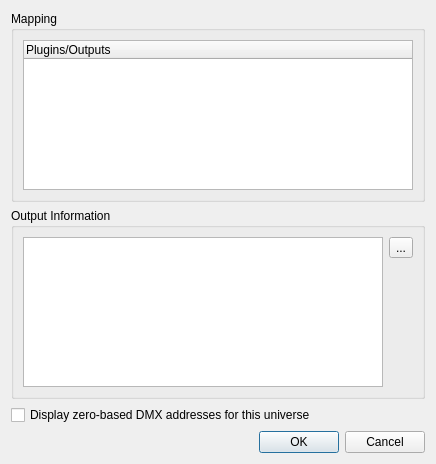
<?xml version="1.0" encoding="UTF-8"?>
<ui version="4.0">
 <class>OutputPatchEditor</class>
 <widget class="QDialog" name="OutputPatchEditor">
  <property name="geometry">
   <rect>
    <x>0</x>
    <y>0</y>
    <width>436</width>
    <height>464</height>
   </rect>
  </property>
  <property name="windowTitle">
   <string>Output patch editor</string>
  </property>
  <layout class="QVBoxLayout" name="verticalLayout_2">
   <item>
    <widget class="QGroupBox" name="m_mappingGroup">
     <property name="sizePolicy">
      <sizepolicy hsizetype="Preferred" vsizetype="Expanding">
       <horstretch>0</horstretch>
       <verstretch>0</verstretch>
      </sizepolicy>
     </property>
     <property name="title">
      <string>Mapping</string>
     </property>
     <layout class="QVBoxLayout" name="verticalLayout">
      <item>
       <widget class="QTreeWidget" name="m_tree">
        <property name="sizePolicy">
         <sizepolicy hsizetype="Expanding" vsizetype="Expanding">
          <horstretch>0</horstretch>
          <verstretch>0</verstretch>
         </sizepolicy>
        </property>
        <property name="allColumnsShowFocus">
         <bool>true</bool>
        </property>
        <column>
         <property name="text">
          <string>Plugins/Outputs</string>
         </property>
        </column>
       </widget>
      </item>
     </layout>
    </widget>
   </item>
   <item>
    <widget class="QGroupBox" name="m_infoGroup">
     <property name="sizePolicy">
      <sizepolicy hsizetype="Preferred" vsizetype="Expanding">
       <horstretch>0</horstretch>
       <verstretch>0</verstretch>
      </sizepolicy>
     </property>
     <property name="title">
      <string>Output Information</string>
     </property>
     <layout class="QGridLayout" name="gridLayout">
      <item row="0" column="0" rowspan="2">
       <widget class="QTextBrowser" name="m_infoBrowser">
        <property name="toolTip">
         <string>Information related to the currently selected plugin or output</string>
        </property>
        <property name="openLinks">
         <bool>false</bool>
        </property>
       </widget>
      </item>
      <item row="0" column="1">
       <widget class="QToolButton" name="m_configureButton">
        <property name="toolTip">
         <string>Configure the selected plugin/output</string>
        </property>
        <property name="text">
         <string notr="true">...</string>
        </property>
        <property name="icon">
         <iconset resource="qlcui.qrc">
          <normaloff>:/configure.png</normaloff>:/configure.png</iconset>
        </property>
        <property name="iconSize">
         <size>
          <width>26</width>
          <height>26</height>
         </size>
        </property>
       </widget>
      </item>
      <item row="1" column="1">
       <spacer name="verticalSpacer">
        <property name="orientation">
         <enum>Qt::Vertical</enum>
        </property>
        <property name="sizeType">
         <enum>QSizePolicy::Expanding</enum>
        </property>
        <property name="sizeHint" stdset="0">
         <size>
          <width>20</width>
          <height>40</height>
         </size>
        </property>
       </spacer>
      </item>
     </layout>
    </widget>
   </item>
   <item>
    <widget class="QCheckBox" name="m_zeroBasedDMXCheckBox">
     <property name="toolTip">
      <string>Display 0-511 (instead of 1-512) as the DMX address space for this universe</string>
     </property>
     <property name="text">
      <string>Display zero-based DMX addresses for this universe</string>
     </property>
    </widget>
   </item>
   <item>
    <widget class="QDialogButtonBox" name="m_buttonBox">
     <property name="orientation">
      <enum>Qt::Horizontal</enum>
     </property>
     <property name="standardButtons">
      <set>QDialogButtonBox::Cancel|QDialogButtonBox::Ok</set>
     </property>
    </widget>
   </item>
  </layout>
 </widget>
 <resources>
  <include location="qlcui.qrc"/>
 </resources>
 <connections>
  <connection>
   <sender>m_buttonBox</sender>
   <signal>accepted()</signal>
   <receiver>OutputPatchEditor</receiver>
   <slot>accept()</slot>
   <hints>
    <hint type="sourcelabel">
     <x>266</x>
     <y>454</y>
    </hint>
    <hint type="destinationlabel">
     <x>157</x>
     <y>274</y>
    </hint>
   </hints>
  </connection>
  <connection>
   <sender>m_buttonBox</sender>
   <signal>rejected()</signal>
   <receiver>OutputPatchEditor</receiver>
   <slot>reject()</slot>
   <hints>
    <hint type="sourcelabel">
     <x>334</x>
     <y>454</y>
    </hint>
    <hint type="destinationlabel">
     <x>286</x>
     <y>274</y>
    </hint>
   </hints>
  </connection>
 </connections>
</ui>
